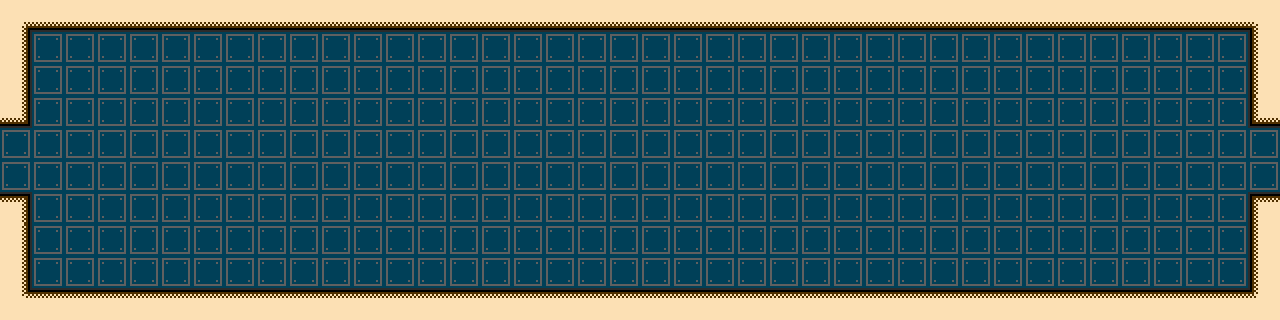

Tiled map render using the project's own tile images. Description and the map definition, with tile-layer contents summarised, below:
An orthogonal 40x10 tile map with 32x32 px tiles, 2 tile layers (Background, Collision).

<map version="1.0" orientation="orthogonal" width="40" height="10" tilewidth="32" tileheight="32">
 <tileset firstgid="1" name="tileset" tilewidth="32" tileheight="32">
  <image source="tileset.png" width="512" height="512" />
 </tileset>
 <layer name="Background" width="40" height="10">
  <data>[400 cells, 400 non-empty, 1 distinct tile ids]</data>
 </layer>
 <layer name="Collision" width="40" height="10">
  <data>[400 cells, 92 non-empty, 12 distinct tile ids]</data>
 </layer>
</map>
